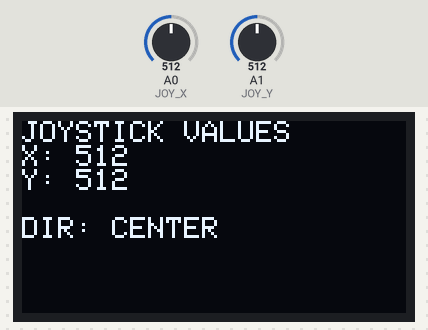
The sketch below on a simulated Arduino Uno, built with avr-gcc and run on an emulated ATmega328P. Shown: 128×64 one-colour display. Inputs (shaded band) come from the test bench; at power-on: A0 (JOY_X) = 512, A1 (JOY_Y) = 512.

Above: at 1.2 s.
1.3 s: A0 (JOY_X) set to 560
At 2.1 s:
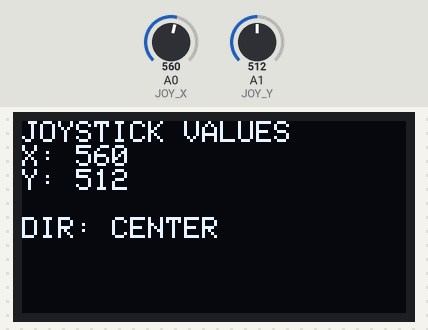
2.8 s: A1 (JOY_Y) set to 589
At 3.5 s:
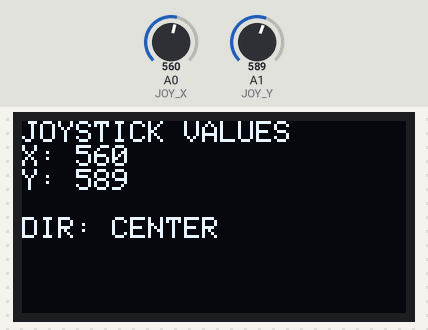
4.3 s: A1 (JOY_Y) set to 608
At 5.5 s:
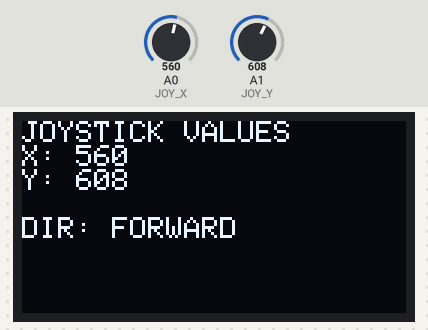
5.8 s: A1 (JOY_Y) set to 390
At 7.1 s:
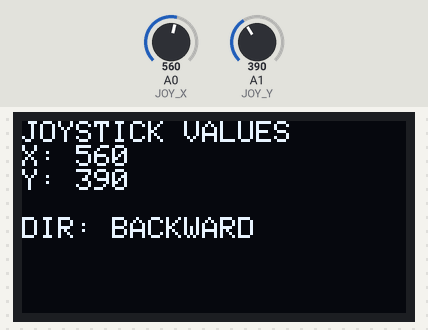
7.4 s: A0 (JOY_X) set to 540
At 8.6 s:
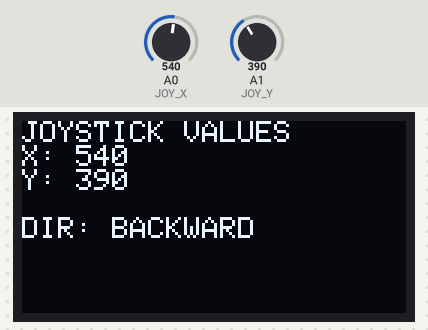
8.9 s: A0 (JOY_X) set to 511
At 10.4 s:
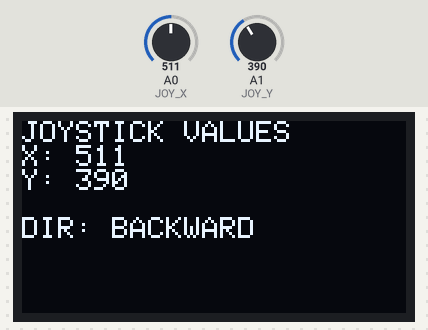
Timing chart, 0 to 11.4 s (numbered marks = the images above; inputs shaded):
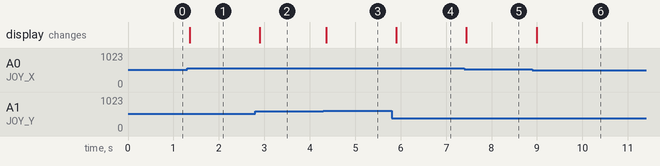

The sketch:

RCC02_a_Joystick_Movement_Functionality_Tx.ino
```cpp
#include <Wire.h>
#include <Adafruit_GFX.h>
#include <Adafruit_SSD1306.h>

#define JOY_X A0
#define JOY_Y A1

Adafruit_SSD1306 display(128, 64, &Wire);

int xValue, yValue;

String directionText(int x, int y) {
  int centerMin = 450;
  int centerMax = 550;

  if (y > 600) return "FORWARD";
  if (y < 400) return "BACKWARD";
  if (x > 600) return "RIGHT";
  if (x < 400) return "LEFT";

  return "CENTER";
}

void setup() {
  Serial.begin(9600);

  display.begin(SSD1306_SWITCHCAPVCC, 0x3C);
  display.clearDisplay();
  display.setTextSize(1);
  display.setTextColor(WHITE);

  pinMode(JOY_X, INPUT);
  pinMode(JOY_Y, INPUT);
}

void loop() {
  xValue = analogRead(JOY_X);
  yValue = analogRead(JOY_Y);

  String dir = directionText(xValue, yValue);

  display.clearDisplay();
  display.setCursor(0, 0);

  display.println("JOYSTICK VALUES");
  display.print("X: "); display.println(xValue);
  display.print("Y: "); display.println(yValue);

  display.println();
  display.print("DIR: ");
  display.println(dir);

  display.display();

  delay(50);
}
```

Measured:
- the behaviour switches between 600 and 601 on A1 (JOY_Y) (found by bisection; images 2 and 3)
- after the input at 1.3 s, the display: changes after 0.06 s (image 1)
- after the input at 2.8 s, the display: changes after 0.10 s (image 2)
- after the input at 4.3 s, the display: changes after 0.06 s (image 3)
- after the input at 5.8 s, the display: changes after 0.10 s (image 4)
- after the input at 7.4 s, the display: changes after 0.05 s (image 5)
- after the input at 8.9 s, the display: changes after 0.10 s (image 6)
